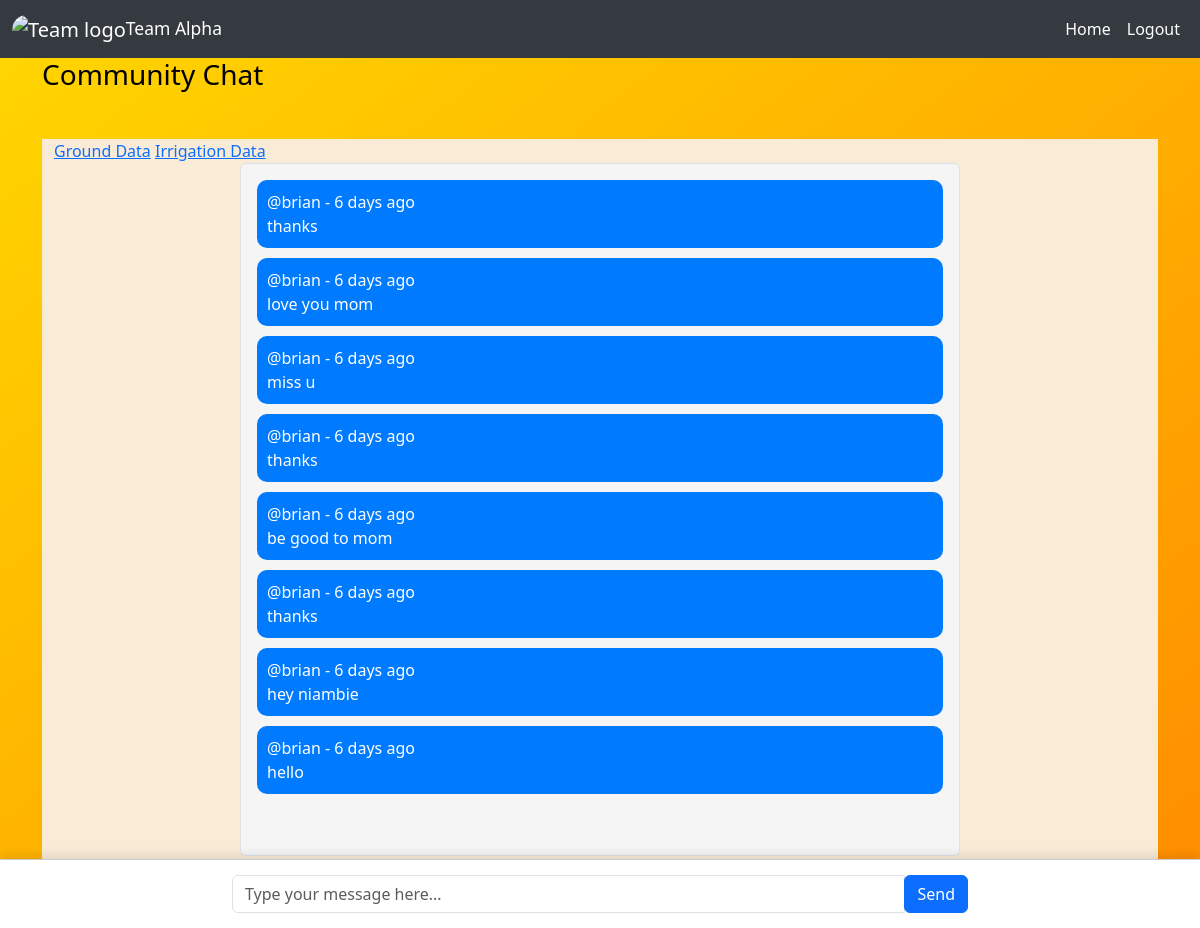
/Messages (signed in), run on an earlier commit of the app's database.
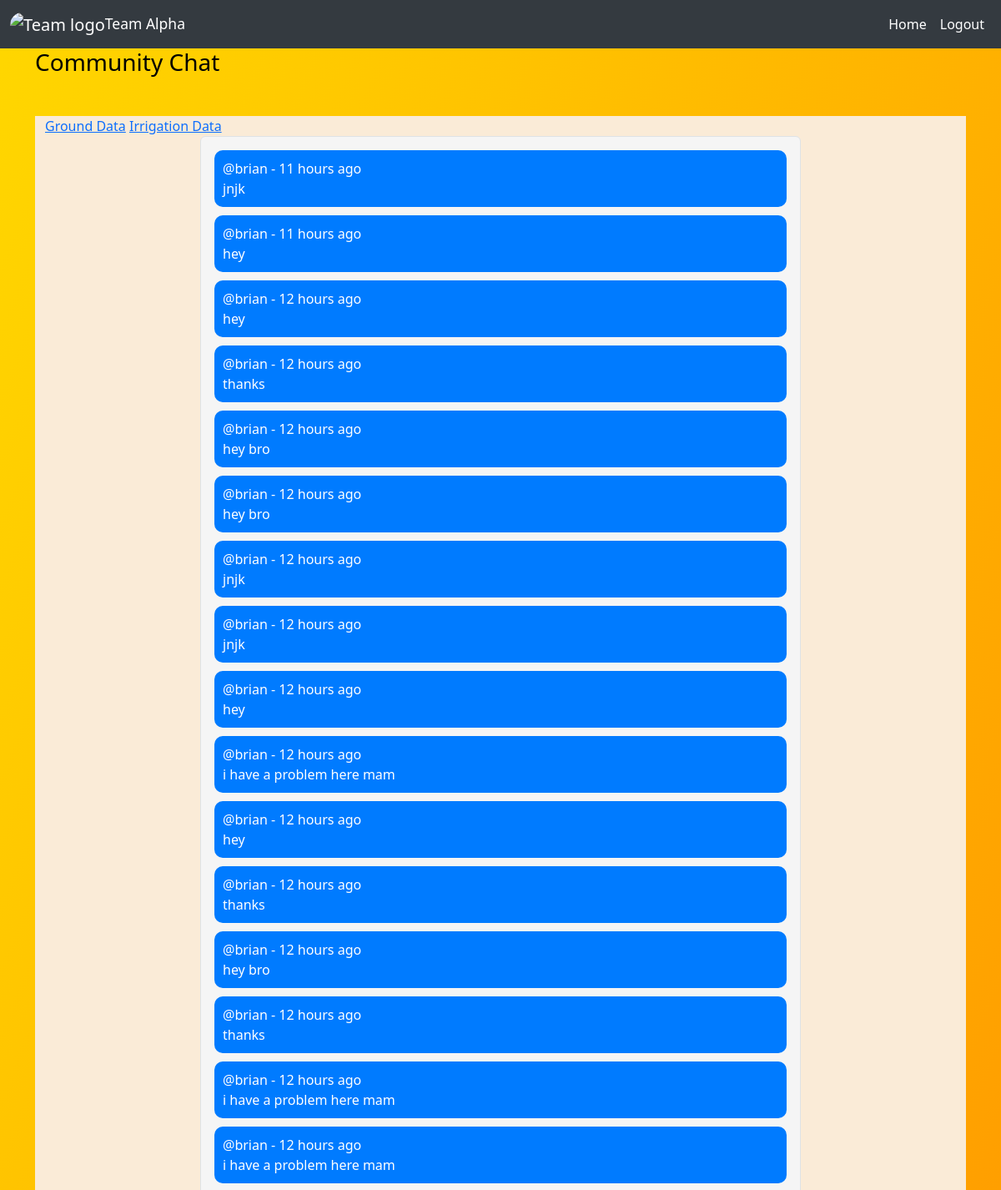
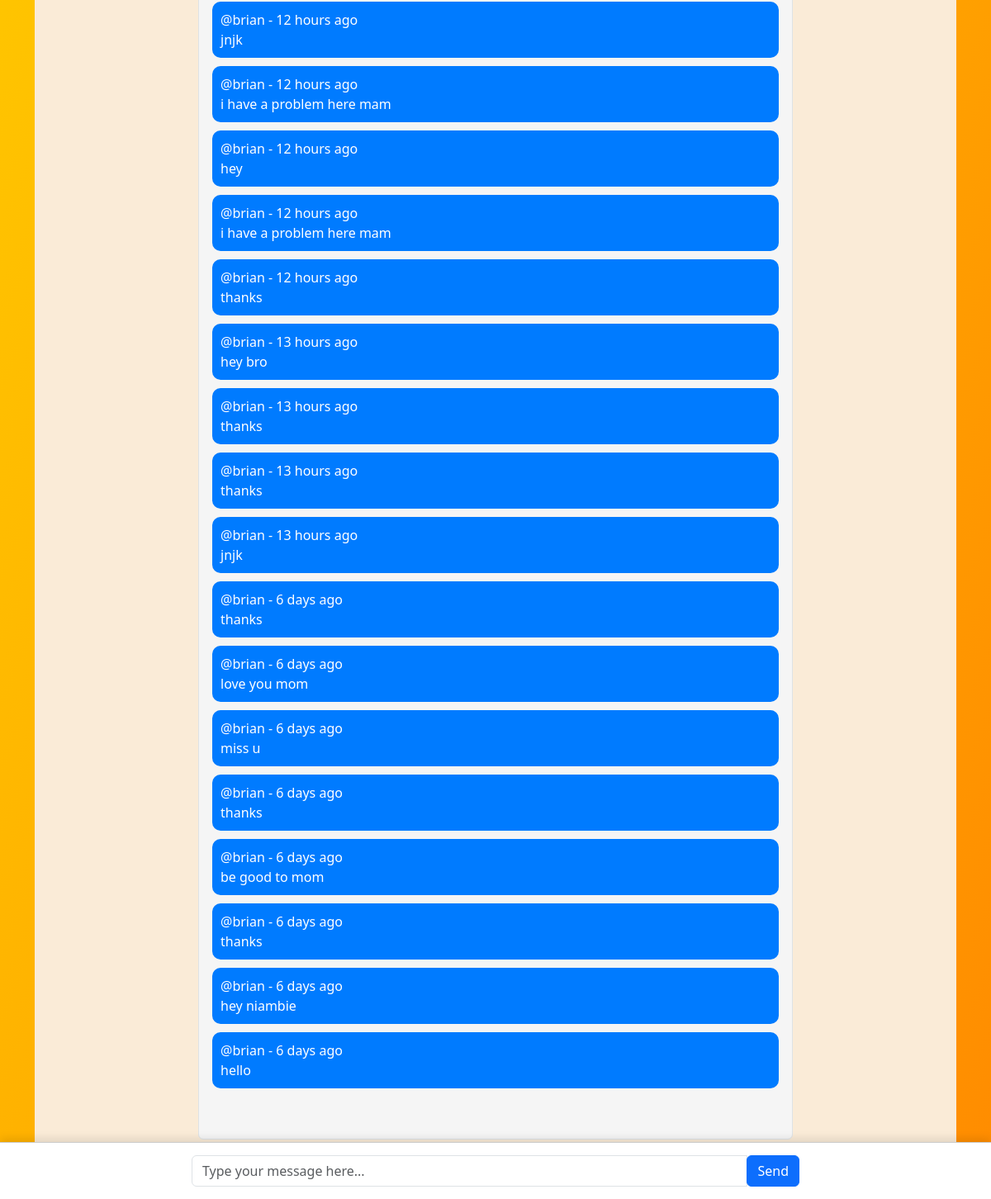
And on a later commit of the database (2 pictures, top to bottom).
### website/models.py (models this page shows)
class Messages(db.Model):
    id=db.Column(db.Integer,primary_key=True)
    data = db.Column(db.String(10000))
    date = db.Column(db.DateTime(timezone=True), default=func.now())
    user_relation = db.Column(db.Integer, db.ForeignKey('user.id'))

class User(db.Model,UserMixin):
    id=db.Column(db.Integer,primary_key=True)
    email=db.Column(db.String(150),unique=True)
    password=db.Column(db.String(150))
    first_name=db.Column(db.String(150))
    arduino_data = db.relationship('Arduino_data',backref='user')
    messages=db.relationship('Messages',backref='author')
    sensor_data=db.relationship('Sensor_data',backref='sensor')
    average_temp=db.relationship('Average_Temp',backref='average')

### website/views.py (the view)
@views.route('/Messages', methods=['GET'])
@login_required
def messages():
 if request.method=='GET':
    messages=Messages.query.order_by(desc(Messages.date)).all()
    return render_template("Messages.html",user=current_user,messages=messages)
 else:
     return jsonify({'error':'Invalid request'})

### website/__init__.py (called while the page is built)
def create_app():
  app=Flask(__name__)
  app.config['SECRET_KEY']='ALPHA MALE dbhdbhbh'
  app.config['SQLALCHEMY_DATABASE_URI']=f"sqlite:///{DB_NAME}"
  db.init_app(app)
  socketio.init_app(app)
  from .views import views
  from .auth import auth
  app.register_blueprint(views,url_prefix='/')
  app.register_blueprint(auth,url_prefix='/')
  from .models import User
  from .models import Sensor_data
  from .models import Arduino_data
  from .models import Messages
  create_database(app)
  login_manager=LoginManager()
  login_manager.login_view="auth.login"
  login_manager.init_app(app)
  @login_manager.user_loader
  def load_user(id):
    return User.query.get(int(id))
  return app

### website/views.py (called while the page is built)
@views.app_template_filter('time_ago')
def time_ago(date,timezone_str='UTC'):
    date = timezone(timezone_str).localize(date)
    now = datetime.now(timezone(timezone_str))
    delta = now - date
    if delta < timedelta(seconds=60):
        return 'Just now'
    elif delta < timedelta(minutes=60):
        return f'{delta.seconds // 60} minutes ago'
    elif delta < timedelta(hours=24):
        return f'{delta.seconds // 3600} hours ago'
    else:
        return f'{delta.days} days ago'

### website/templates/Messages.html (shortened to what this page needs)
{% extends "base.html"%}
{%block content%}
</head>
<body>
  <h3>Community Chat</h3>
<div class="container mt-5" style="background-color: antiquewhite;">
  <a href="{{url_for('views.home')}}"><span>Ground Data</span></a>
  <a href="">Irrigation Data</a>
  <div class="row">
      <div class="col-md-8 mx-auto">
          <div id="chat-area" class="chat-area border rounded p-3 mb-3">
              {% for message in messages%}
              <div id="msg_div" class="message">
               <span id="user_details">@{{message.author.first_name}}  - {{message.date|time_ago}}</span>
               <br>
                 <div id="message_div">{{message.data}}</div>
              </div>
              {%endfor%}
          </div>
      </div>
  </div>
</div>
<div class="input-area">
  <div class="container">
      <div class="row">
          <div class="col-md-8 mx-auto">
              <form id="my_form">
                  <div class="input-group">
                      <input id="my_input" type="text" class="form-control" placeholder="Type your message here..." aria-label="Message" name="message">
                      <div class="input-group-append">
                          <button id="my_button" class="btn btn-primary" type="submit">Send</button>
                      </div>
                  </div>
              </form>
          </div>
      </div>
  </div>
</div>
{%endblock%}

### website/templates/base.html (shortened to what this page needs)
<!DOCTYPE html>
<html lang="en">
<head>
    <link rel="stylesheet" href="https://cdn.jsdelivr.net/npm/bootstrap@5.3.2/dist/css/bootstrap.min.css">
</head>
<body>
    <nav class="navbar navbar-expand-lg navbar-dark">
        <div class="container-fluid">
            <a class="navbar-brand" href="#">
                <img src="https://encrypted-tbn0.gstatic.com/images?q=tbn:ANd9GcSTkLZznHKd375TvlK20mGgkz_qifOnCD2tq11Qu8PQbc04CyS0-T107gij8xgtCX_T0RA&usqp=CAU" alt="Team logo" class="rounded-pill"><small>Team Alpha</small>
            </a>
            <div class="collapse navbar-collapse justify-content-end" id="navbar">
                <ul class="navbar-nav">
                    {% if user.is_authenticated %}
                    <li class="nav-item">
                        <a class="nav-link" href="/">Home</a>
                    </li>
                    <li class="nav-item">
                        <a class="nav-link" href="/logout">Logout</a>
                    </li>
                    {% endif %}
                </ul>
            </div>
        </div>
    </nav>
    <div class="container">
        {% block content %}
        {% endblock %}
    </div>
    <footer class="footer mt-auto py-3 bg-dark text-white">
        <div class="container">
            <span>This is the footer content. You can add any additional information or links here.</span>
        </div>
    </footer>
</body>
</html>

### website/templates/base.html (style rules this page uses)
body { background-image: url('path/to/maize-background-image.jpg'); background-size: cover; color: black; margin: 0; padding: 0; }
.navbar { background-color: #343a40; }
.navbar-brand img { width: 60px; }
.navbar-nav .nav-link { color: white; }

### website/templates/Messages.html (style rules this page uses)
.chat-area { height: calc(100vh - 200px); overflow-y: auto; background-color: #f5f5f5; border-radius: 10px; padding: 10px; }
.input-area { position: fixed; bottom: 0; left: 0; width: 100%; background-color: #ffffff; padding: 15px; border-top: 1px solid #ccc; box-shadow: 0px -4px 10px rgba(0, 0, 0, 0.1); transition: all 0.3s ease; }
.message { background-color: #007bff; color: #ffffff; border-radius: 10px; padding: 10px; margin-bottom: 10px; }
body { background: linear-gradient(to bottom right, #FFD700, #FF8C00); margin: 0; padding: 0; }

What changed in the data, as far as the page shows it:
added Messages: author.first_name "brian", date "11 hours ago", data "jnjk"
added Messages: author.first_name "brian", date "11 hours ago", data "hey"
added Messages: author.first_name "brian", date "12 hours ago", data "hey"
added Messages: author.first_name "brian", date "12 hours ago", data "thanks"
added Messages: author.first_name "brian", date "12 hours ago", data "hey bro"
added Messages: author.first_name "brian", date "12 hours ago", data "hey bro"
added Messages: author.first_name "brian", date "12 hours ago", data "jnjk"
added Messages: author.first_name "brian", date "12 hours ago", data "jnjk"
added Messages: author.first_name "brian", date "12 hours ago", data "hey"
added Messages: author.first_name "brian", date "12 hours ago", data "i have a problem here mam"
added Messages: author.first_name "brian", date "12 hours ago", data "hey"
added Messages: author.first_name "brian", date "12 hours ago", data "thanks"
added Messages: author.first_name "brian", date "12 hours ago", data "hey bro"
added Messages: author.first_name "brian", date "12 hours ago", data "thanks"
added Messages: author.first_name "brian", date "12 hours ago", data "i have a problem here mam"
added Messages: author.first_name "brian", date "12 hours ago", data "i have a problem here mam"
added Messages: author.first_name "brian", date "12 hours ago", data "jnjk"
added Messages: author.first_name "brian", date "12 hours ago", data "i have a problem here mam"
added Messages: author.first_name "brian", date "12 hours ago", data "hey"
added Messages: author.first_name "brian", date "12 hours ago", data "i have a problem here mam"
added Messages: author.first_name "brian", date "12 hours ago", data "thanks"
added Messages: author.first_name "brian", date "13 hours ago", data "hey bro"
added Messages: author.first_name "brian", date "13 hours ago", data "thanks"
added Messages: author.first_name "brian", date "13 hours ago", data "thanks"
added Messages: author.first_name "brian", date "13 hours ago", data "jnjk"
